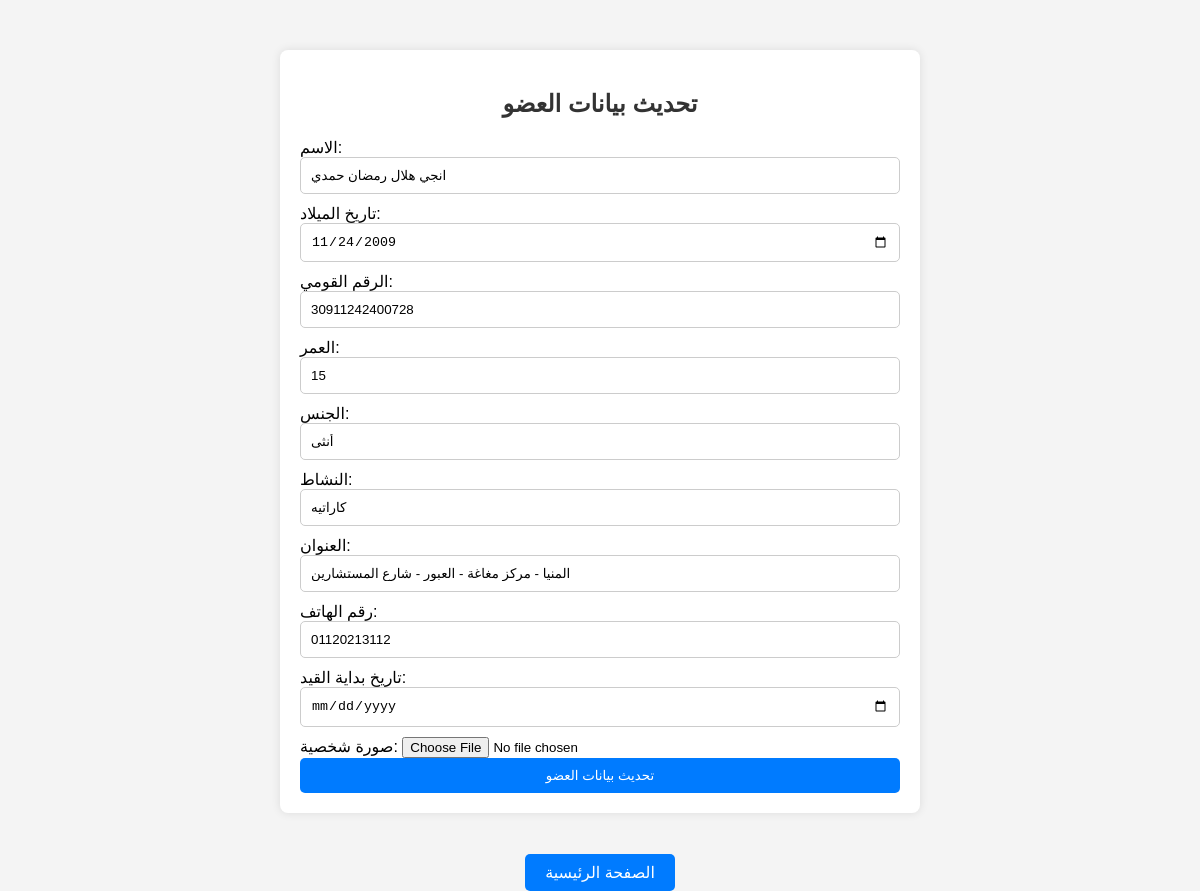
/update_member.php?id=1, run on the app's committed database.
### tables this page shows
CREATE TABLE `members` (
  `MemberID` int(11) NOT NULL,
  `Name` varchar(255) NOT NULL,
  `DateOfBirth` date DEFAULT NULL,
  `NationalID` varchar(20) DEFAULT NULL,
  `Age` int(11) DEFAULT NULL,
  `Gender` varchar(10) DEFAULT NULL,
  `Activity` varchar(255) DEFAULT NULL,
  `Address` varchar(255) DEFAULT NULL,
  `PhoneNumber` varchar(20) DEFAULT NULL,
  `ProfilePicture` varchar(255) DEFAULT NULL,
  `MembershipStartDate` timestamp NOT NULL DEFAULT current_timestamp(),
  `TournamentID` int(11) DEFAULT NULL,
  `EventID` int(11) DEFAULT NULL,
  `SubscriptionID` int(11) DEFAULT NULL
);

### update_member.php (the view, shortened to what this page needs)
<!DOCTYPE html>
<html>
<head>
</head>
<body>
<?php
$servername = "localhost";
$username = "root";
$password = "01033744372@";
$dbname = "systemalabtal";
$conn = new mysqli($servername, $username, $password, $dbname);
if ($_SERVER["REQUEST_METHOD"] == "GET" && isset($_GET['id'])) {
    $member_id = $_GET['id'];
    $sql = "SELECT * FROM members WHERE MemberID = $member_id";
    $result = $conn->query($sql);
    if ($result->num_rows > 0) {
        $row = $result->fetch_assoc();
        ?>
        <div class="container">
            <h2>تحديث بيانات العضو</h2>
            <form method="post" action="<?php echo htmlspecialchars($_SERVER["PHP_SELF"]); ?>" enctype="multipart/form-data">
                الاسم: <input type="text" name="name" value="<?php echo $row['Name']; ?>"><br>
                تاريخ الميلاد: <input type="date" name="dateOfBirth" value="<?php echo $row['DateOfBirth']; ?>"><br>
                الرقم القومي: <input type="text" name="nationalID" value="<?php echo $row['NationalID']; ?>"><br>
                العمر: <input type="number" name="age" value="<?php echo $row['Age']; ?>"><br>
                الجنس: <input type="text" name="gender" value="<?php echo $row['Gender']; ?>"><br>
                النشاط: <input type="text" name="activity" value="<?php echo $row['Activity']; ?>"><br>
                العنوان: <input type="text" name="address" value="<?php echo $row['Address']; ?>"><br>
                رقم الهاتف: <input type="text" name="phoneNumber" value="<?php echo $row['PhoneNumber']; ?>"><br>
                تاريخ بداية القيد: <input type="date" name="membership_start_date" value="<?php echo $row['MembershipStartDate']; ?>"><br>
                صورة شخصية: <input type="file" name="profilePicture"><br>
                <input type="submit" value="تحديث بيانات العضو">
            </form>
        </div>
        <?php
    } else {
        echo "لم يتم العثور على بيانات العضو.";
    }
}
?>
<div class="home-button">
    <a href="indexe.html">الصفحة الرئيسية</a>
</div>
</body>
</html>

### update_member.php (style rules this page uses)
body { font-family: Arial, sans-serif; background-color: #f4f4f4; margin: 0; padding: 0; box-sizing: border-box; }
.container { max-width: 600px; margin: 50px auto; padding: 20px; background-color: #fff; border-radius: 8px; box-shadow: 0 0 10px rgba(0, 0, 0, 0.1); }
h2 { text-align: center; color: #333; }
form { margin-top: 20px; }
input[type="text"], input[type="date"], input[type="number"] { width: 100%; padding: 10px; margin-bottom: 10px; border: 1px solid #ccc; border-radius: 5px; box-sizing: border-box; }
input[type="submit"] { width: 100%; padding: 10px; background-color: #007bff; color: #fff; border: none; border-radius: 5px; cursor: pointer; }
.home-button { text-align: center; margin-top: 20px; }
.home-button a { text-decoration: none; padding: 10px 20px; background-color: #007bff; color: #fff; border-radius: 5px; }

### data on the page
members: name "انجي هلال رمضان حمدي", dateOfBirth "11/24/2009", nationalID "30911242400728", age "15", gender "أنثى", activity "كاراتيه", address "المنيا - مركز مغاغة - العبور - شارع المستشارين", phoneNumber "01120213112"
